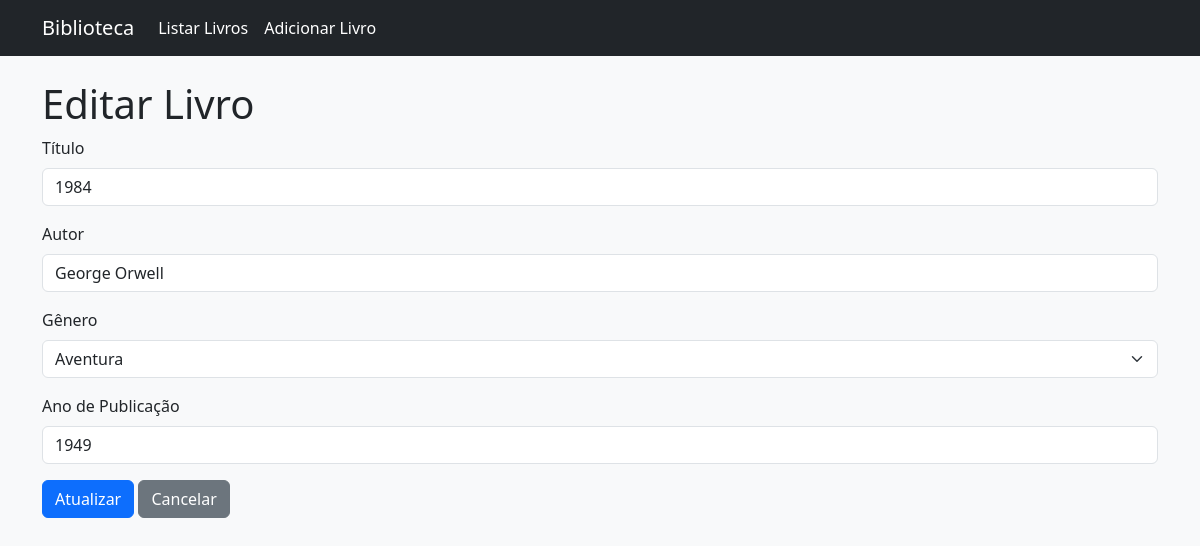
The page /editar.php?id=4 on the database its author committed.
### tables this page shows
CREATE TABLE `livros` (
  `id` int(11) NOT NULL,
  `titulo` varchar(255) NOT NULL,
  `autor` varchar(255) NOT NULL,
  `genero` varchar(100) DEFAULT NULL,
  `ano_publicacao` int(4) DEFAULT NULL,
  `data_cadastro` timestamp NOT NULL DEFAULT current_timestamp()
);

### editar.php (the view, shortened to what this page needs)
<?php
include 'config/conexao.php';
$id = $_GET['id'];
$sql = "SELECT * FROM livros WHERE id = $id";
$resultado = mysqli_query($conexao, $sql);
$livro = mysqli_fetch_assoc($resultado);
include 'templates/header.php';
?>
<h1>Editar Livro</h1>
<form action="editar.php?id=<?php echo $id; ?>" method="post">
    <div class="mb-3">
        <label for="titulo" class="form-label">Título</label>
        <input type="text" class="form-control" id="titulo" name="titulo" value="<?php echo htmlspecialchars($livro['titulo']); ?>" required>
    </div>
    <div class="mb-3">
        <label for="autor" class="form-label">Autor</label>
        <input type="text" class="form-control" id="autor" name="autor" value="<?php echo htmlspecialchars($livro['autor']); ?>" required>
    </div>
    <?php
    $generos = ['Aventura', 'Autoajuda', 'Biografia', 'Distopia', 'Drama', 'Fantasia', 'Ficção Científica', 'Histórico', 'Infantil', 'Mistério', 'Não-Ficção', 'Poesia', 'Policial', 'Romance', 'Sátira', 'Suspense', 'Terror'];
    $genero_atual = $livro['genero'];
    ?>
    <div class="mb-3">
        <label for="genero" class="form-label">Gênero</label>
        <select class="form-select" id="genero" name="genero">
            <?php
            foreach ($generos as $genero) {
                $selecionado = ($genero == $genero_atual) ? 'selected' : '';
                echo "<option value=\"$genero\" $selecionado>$genero</option>";
            }
            ?>
        </select>
    </div>
    <div class="mb-3">
        <label for="ano_publicacao" class="form-label">Ano de Publicação</label>
        <input type="number" class="form-control" id="ano_publicacao" name="ano_publicacao" value="<?php echo htmlspecialchars($livro['ano_publicacao']); ?>" min="1000" max="2099" step="1">
    </div>
    <button type="submit" class="btn btn-primary">Atualizar</button>
    <a href="index.php" class="btn btn-secondary">Cancelar</a>
</form>
<?php include 'templates/footer.php'; ?>

### css/style.css (style rules this page uses)
body { background-color: #f8f9fa; }

### rows shown on the page
livros: titulo "1984", autor "George Orwell", ano_publicacao "1949"

### other values the page prints
form field genero "Aventura"
